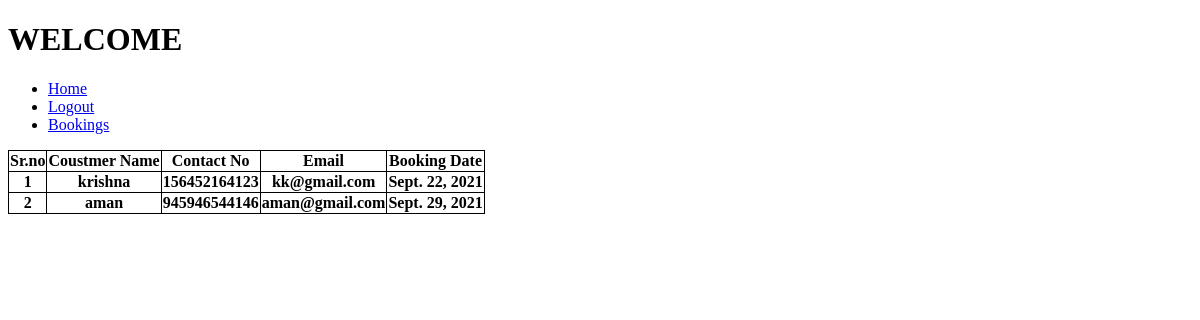
The app's page /view_booking (signed in), older data.
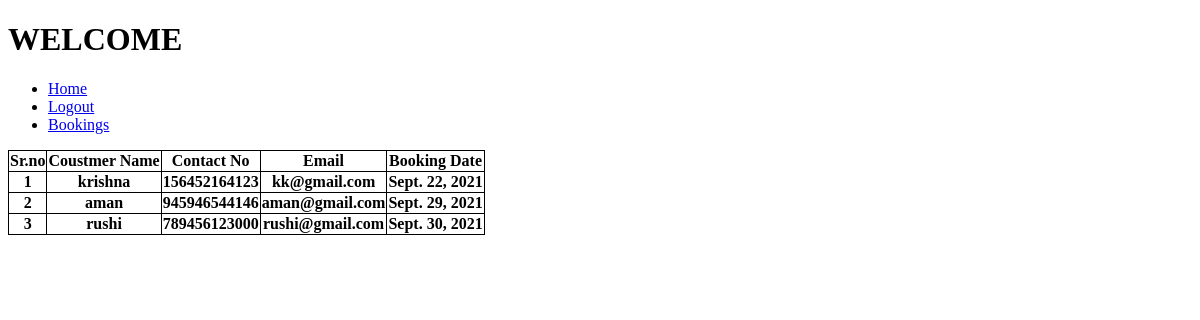
The same page, newer data.
### client/models.py (models this page shows)
class Booking(models.Model):
    customer_name=models.CharField(max_length=20)
    customer_age=models.IntegerField()
    contact_no=models.CharField(max_length=12)
    email=models.EmailField()
    booking_date=models.DateField()

### staff/views.py (the view)
# urls.py: path('view_booking',views.Display.as_view(),name='display')
class Display(View):
    def get(self,request):
        if  request.user.is_authenticated:
            content={
                'page_tittle':'Bookings',
                'details': Booking.objects.all()
            }
            return render(request,'display.html',content)
        else:
               page='404.html'
               return render(request,page)

### templates/display.html
{% extends 'base.html' %}
{% block content %}
<table>
    <tr>
        <th>Sr.no</th>
        <th>Coustmer Name</th>
        <th>Contact No</th>
        <th>Email</th>
        <th>Booking Date</th>
    </tr>
    {% for customer in details %}
    <tr>
        <th>{{customer.id}}</th>
        <th>{{customer.customer_name}}</th>
        <th>{{customer.contact_no}}</th>
        <th>{{customer.email}}</th>
        <th>{{customer.booking_date}}</th>
    </tr>
    {% endfor %}
</table>
{% endblock %}

Row changes from the older to the newer data that the page shows:
added Booking: id "3", customer_name "rushi", contact_no "789456123000", email "rushi@gmail.com", booking_date "Sept. 30, 2021"
